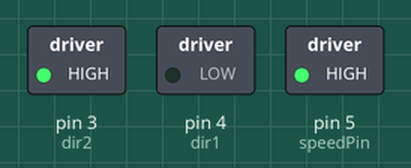
Recording of a sketch running on a simulated Arduino Uno, built with avr-gcc and run on an emulated ATmega328P. Parts: switched loads named in the sketch (green lamp = pin HIGH).

Above: at 0.1 s.
Timing chart, 0 to 1.6 s (numbered marks = the images above):
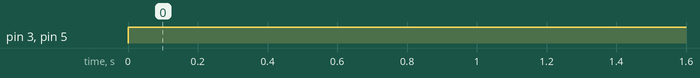

Measured:
- by itself, pin 3 (dir2), pin 5 (speedPin): LOW → HIGH at 0.00 s

The sketch:

Dc_Motor.ino
```cpp
int speedPin=5;
int dir1 = 4;
int dir2=3;
int mSpeed=255;

void setup() {
  // put your setup code here, to run once:
  Serial.begin(9600);
  pinMode(speedPin,OUTPUT);
  pinMode(dir1,OUTPUT);
  pinMode(dir2,OUTPUT);
}

void loop() {
  digitalWrite(dir1,LOW);
  digitalWrite(dir2,HIGH);
  analogWrite(speedPin,255);
  delay(100);
  analogWrite(speedPin,mSpeed);
  }  
```
